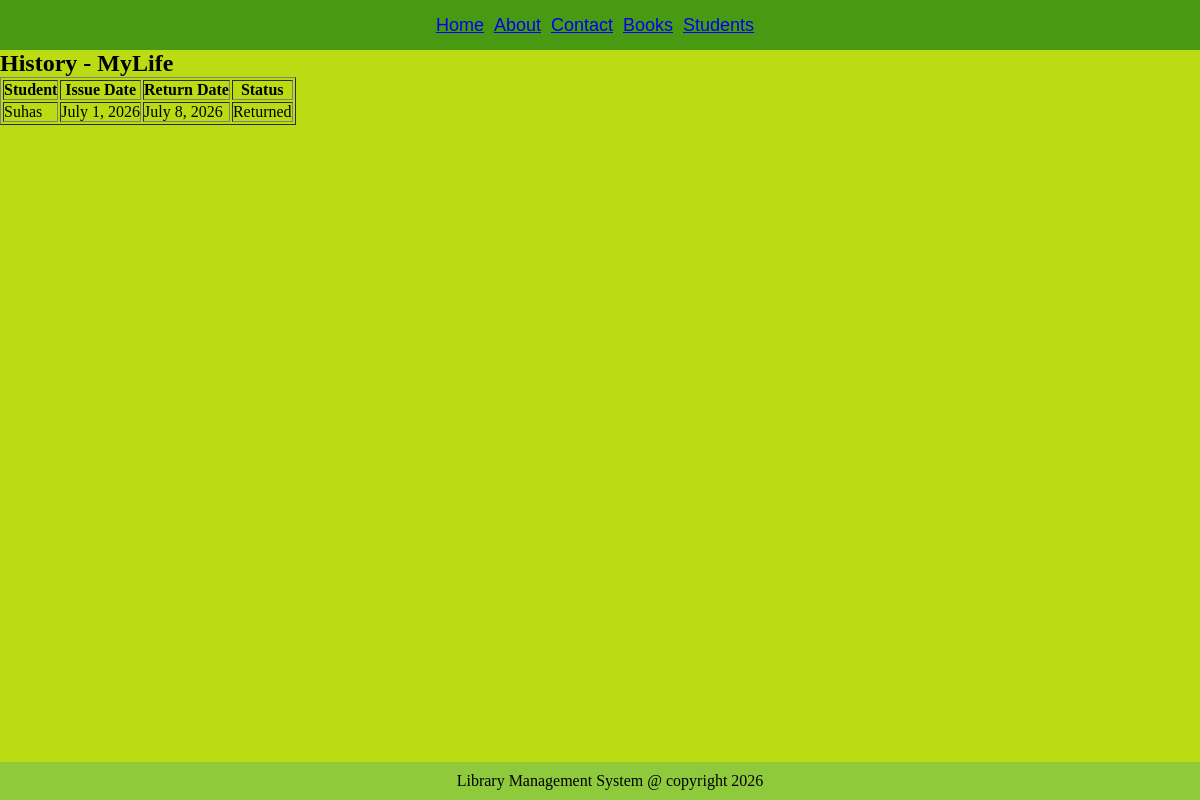
Before: /book-history/1/ with the older database file.
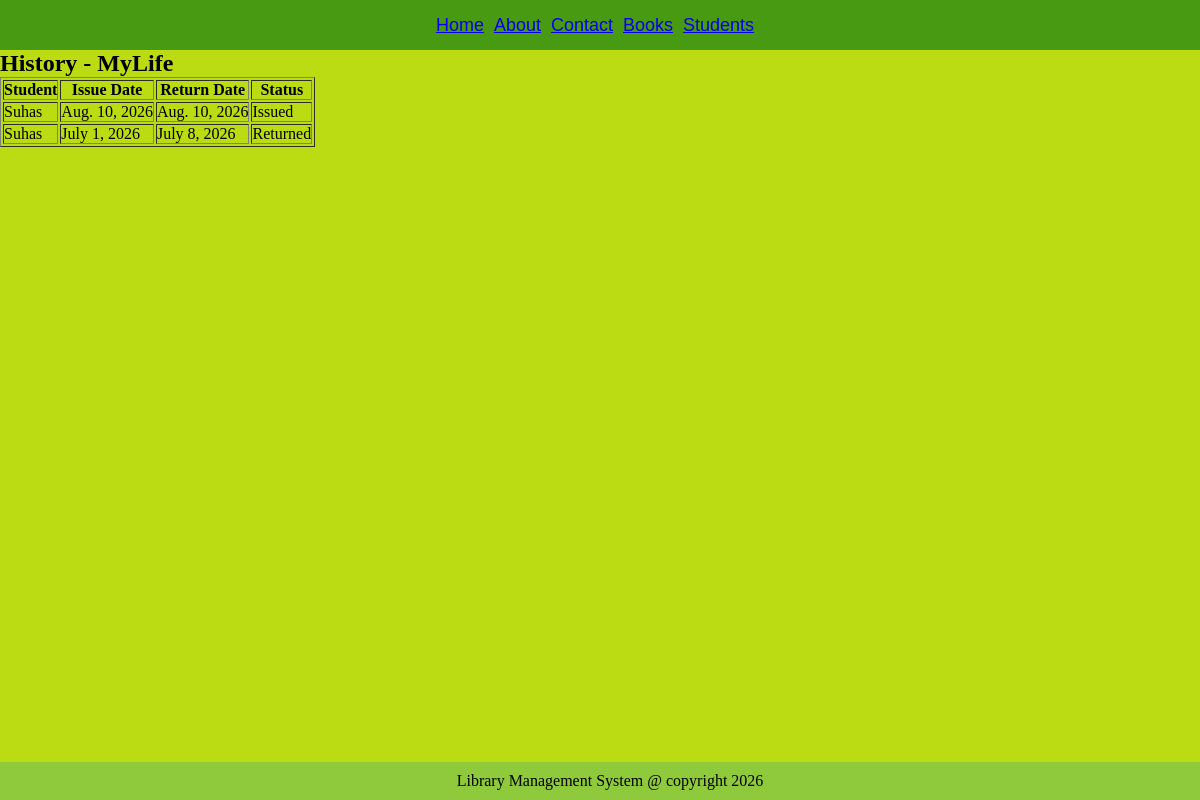
After: the same page with the newer database file.
### library/models.py (models this page shows, shortened)
class Book(models.Model):
    title=models.CharField(max_length=100)
    author=models.CharField(max_length=50)
    isbn_number=models.CharField(max_length=25)
    category=models.CharField(max_length=50)
    publisher=models.CharField(max_length=100)
    price=models.DecimalField(max_digits=10,decimal_places=2)
    quantity=models.IntegerField()
    published_date=models.DateField()
    available_copies=models.PositiveIntegerField(default=0)

class IssueBook(models.Model):
    student=models.ForeignKey(Student,on_delete=models.CASCADE)
    book=models.ForeignKey(Book,on_delete=models.CASCADE)
    issue_date=models.DateField()
    return_date=models.DateField(null=True,blank=True)
    returned_status=models.BooleanField()

class Student(models.Model):
    student_name=models.CharField(max_length=100)
    usn=models.CharField(max_length=20,unique=True)
    email=models.EmailField()
    phone_number=models.CharField(max_length=10)
    department=models.CharField(max_length=100)
    semester=models.SmallIntegerField()

### library/views.py (the view)
# urls.py: path("book-history/<int:book_id>/",views.book_history,name="book_history"),
def book_history(request,book_id):
    book=get_object_or_404(Book,id=book_id)
    history=IssueBook.objects.filter(book=book).order_by("-id")
    return render(request,"book-history.html",{"book":book,"history":history})

### library/templates/book-history.html
{% extends 'base.html' %}
{% block content %}
<h2>History - {{ book.title }}</h2>
<table border="1" cellpadding="10">
    <tr>
        <th>Student</th>
        <th>Issue Date</th>
        <th>Return Date</th>
        <th>Status</th>
    </tr>
    {% for record in history %}
    <tr>
        <td>{{ record.student.student_name }}</td>
        <td>{{ record.issue_date }}</td>
        <td>{{ record.return_date }}</td>
        <td>
            {% if record.returned_status %}
                Returned
            {% else %}
                Issued
            {% endif %}
        </td>
    </tr>
    {% empty %}
    <tr>
        <td colspan="4">No history available for this book.</td>
    </tr>
    {% endfor %}
</table>
{% endblock %}

### library/templates/base.html (shortened to what this page needs)
{% load static %}
<!DOCTYPE html>
<html lang="en">
<head>
    <link rel="stylesheet" href="{% static 'css\style.css' %}">
</head>
<body>
    <nav>
        <a href="/">Home</a>
        <a href="/about">About</a>
        <a href="/contact">Contact</a>
        <a href="/books">Books</a>
        <a href="/students">Students</a>
    </nav>
    <main>
    {% block content %}
    {% endblock %}
    </main>
    <footer>Library Management System @ copyright 2026</footer>
</body>
</html>

### library/static/css/style.css (style rules this page uses)
* { margin: 0; padding: 0; }
body { background-color: #BBDC12; flex-direction: column; min-height: 100vh; display: flex; }
nav { height: 50px; width: 100%; background-color: #499A13; font: #ffffff; display: flex; font-family: sans-serif; text-align: center; align-items: center; justify-content: center; gap: 10px; font-size: large; font-weight: 200; }
main { flex: 1; }
footer { width: 100%; background-color: #8ECA3C; padding: 10px; text-align: center; }

Changed rows visible on the page:
added IssueBook: student.student_name "Suhas", issue_date "Aug. 10, 2026", return_date "Aug. 10, 2026", returned_status "Issued"
